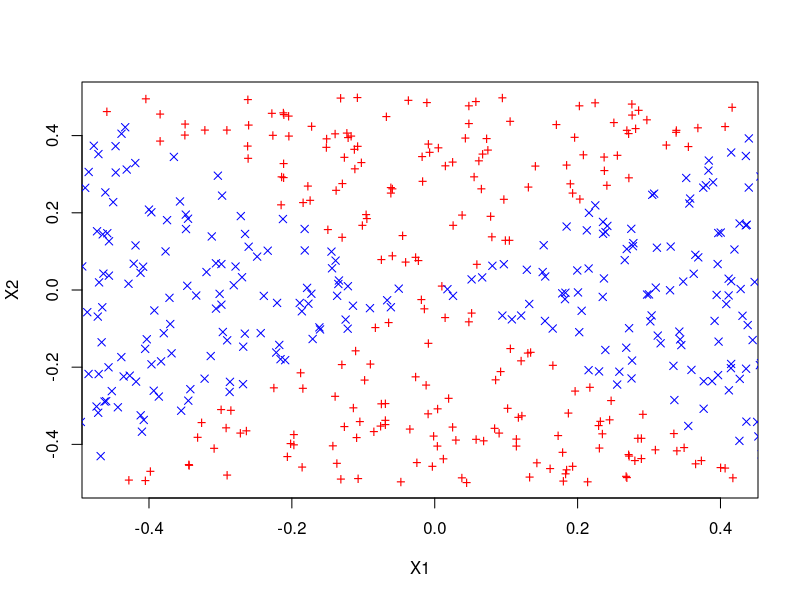
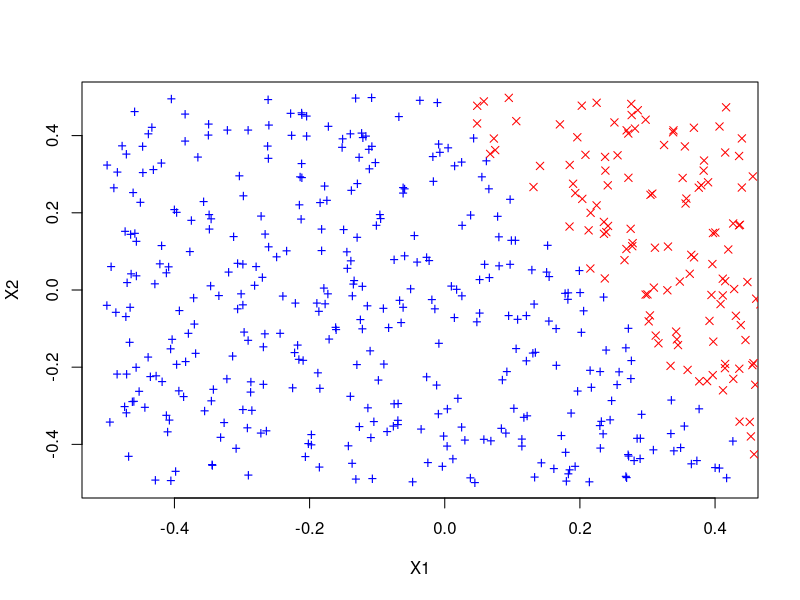
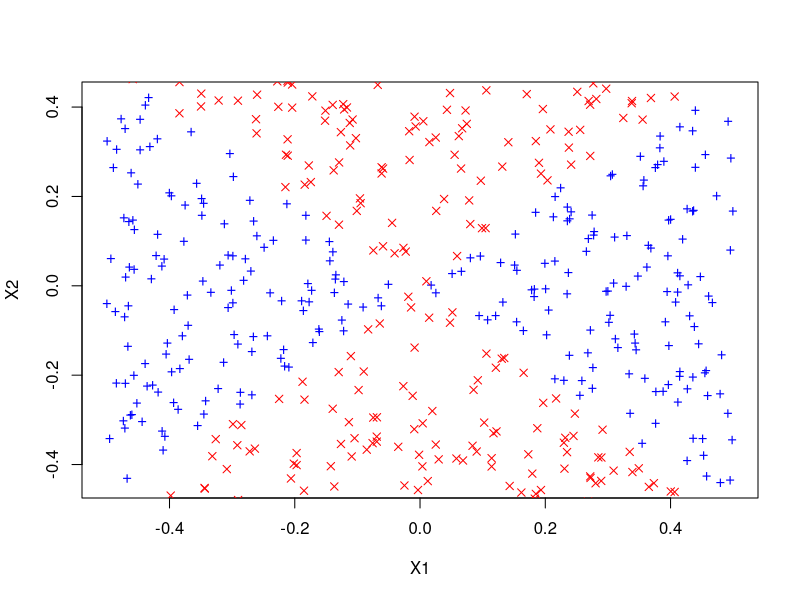
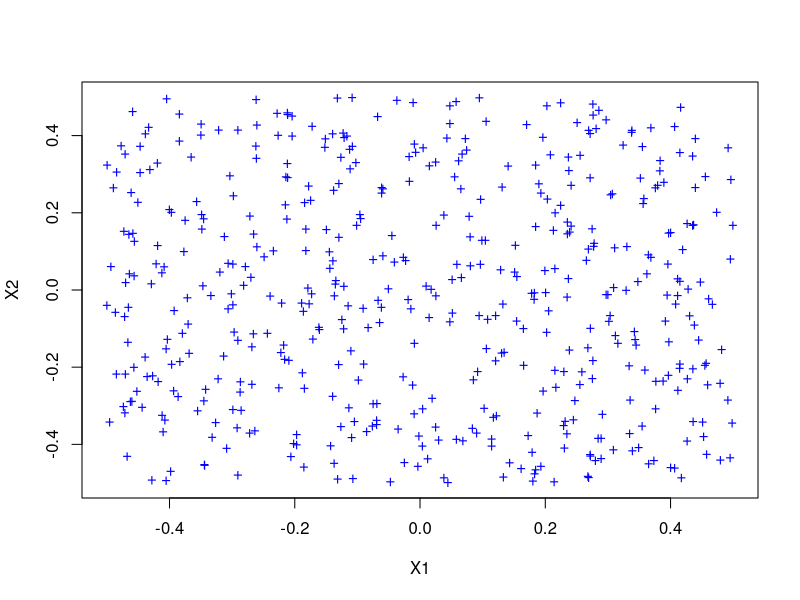
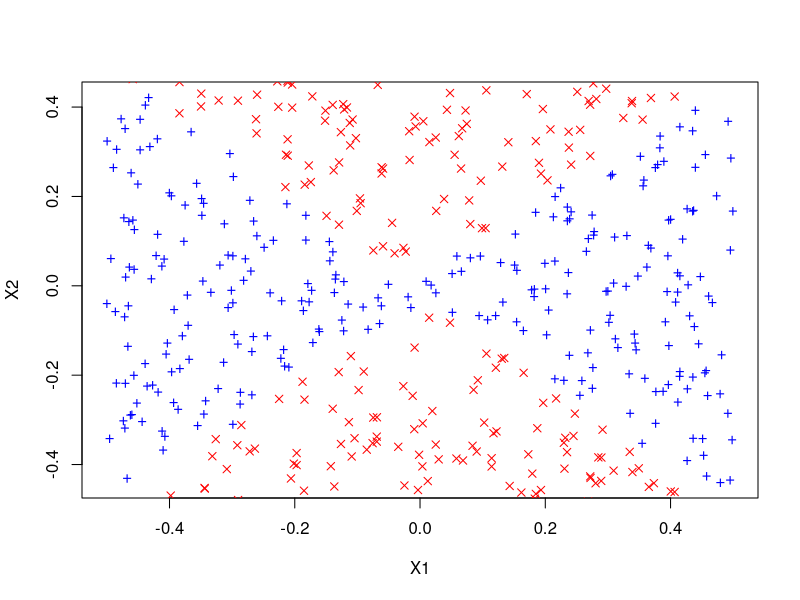

Here is the R script that generated these plots, in order:
## ---- chunk 1
set.seed(421)
x1 = runif(500) - 0.5
x2 = runif(500) - 0.5
y = 1 * (x1^2 - x2^2 > 0)
## ---- chunk 2
plot(x1[y==0], x2[y==0], col="red", xlab="X1", ylab="X2", pch="+")
points(x1[y==1], x2[y==1], col="blue", pch=4)
## ---- chunk 3
lm.fit = glm(y~x1+x2, family=binomial)
summary(lm.fit)
## ---- chunk 4
data = data.frame(x1=x1, x2=x2, y=y)
lm.prob = predict(lm.fit, data, type="response")
lm.pred = ifelse(lm.prob > 0.52, 1, 0)
data.pos = data[lm.pred == 1, ]
data.neg = data[lm.pred == 0, ]
plot(data.pos$x1, data.pos$x2, col="blue", xlab="X1", ylab="X2", pch="+")
points(data.neg$x1, data.neg$x2, col="red", pch=4)
## ---- chunk 5
lm.fit = glm(y~poly(x1, 2)+poly(x2, 2) + I(x1 * x2), data=data, family=binomial)
## ---- chunk 6
lm.prob = predict(lm.fit, data, type="response")
lm.pred = ifelse(lm.prob > 0.5, 1, 0)
data.pos = data[lm.pred == 1, ]
data.neg = data[lm.pred == 0, ]
plot(data.pos$x1, data.pos$x2, col="blue", xlab="X1", ylab="X2", pch="+")
points(data.neg$x1, data.neg$x2, col="red", pch=4)
## ---- chunk 7
library(e1071)
svm.fit = svm(as.factor(y)~x1+x2, data, kernel="linear", cost=0.1)
svm.pred = predict(svm.fit, data)
data.pos = data[svm.pred == 1, ]
data.neg = data[svm.pred == 0, ]
plot(data.pos$x1, data.pos$x2, col="blue", xlab="X1", ylab="X2", pch="+")
points(data.neg$x1, data.neg$x2, col="red", pch=4)
## ---- chunk 8
svm.fit = svm(as.factor(y)~x1+x2, data, gamma=1)
svm.pred = predict(svm.fit, data)
data.pos = data[svm.pred == 1, ]
data.neg = data[svm.pred == 0, ]
plot(data.pos$x1, data.pos$x2, col="blue", xlab="X1", ylab="X2", pch="+")
points(data.neg$x1, data.neg$x2, col="red", pch=4)
